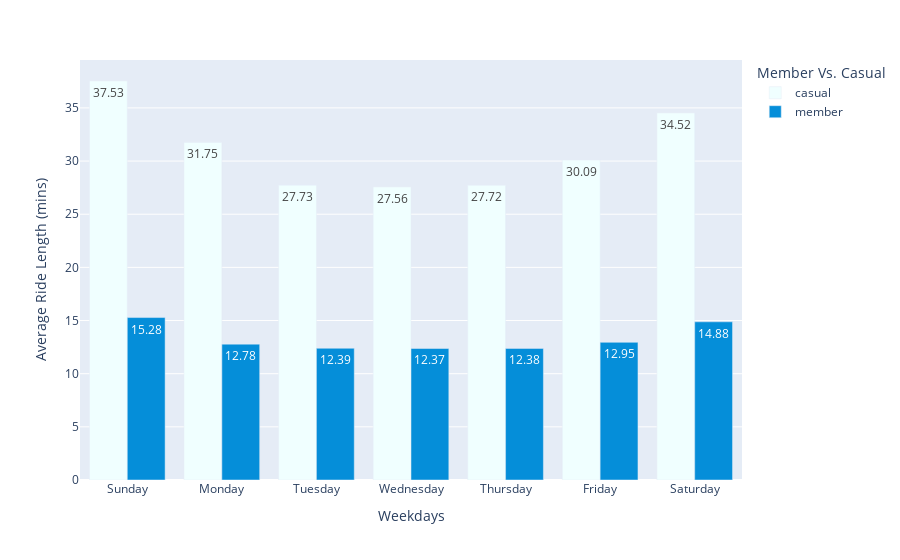

This figure's notebook cell:
### Code cell
# Plotting..
px.bar(figure5, x = 'day_of_week', y = 'ride_length',
        color = 'member_casual',
        barmode='group',
        text = 'ride_length', 
        labels = {'ride_length': 'Average Ride Length (mins)', 'member_casual': 'Member Vs. Casual', 'day_of_week': 'Weekdays'},
        hover_name = 'member_casual', hover_data = {'member_casual': False, 'ride_length': True}, 
        color_discrete_map = {'casual': '#F0FFFF', 'member': '#058ED9'})

### Figure 1 — Plotly figure (JSON) as saved in the notebook; plotly's stock layout.template omitted (floating-point values rounded to 4 significant figures)
{"data": [{"alignmentgroup": "True", "customdata": [["casual"], ["casual"], ["casual"], ["casual"], ["casual"], ["casual"], ["casual"]], "hovertemplate": "<b>%{hovertext}</b><br><br>Weekdays=%{x}<br>Average Ride Length (mins)=%{text}<extra></extra>", "hovertext": ["casual", "casual", "casual", "casual", "casual", "casual", "casual"], "legendgroup": "casual", "marker": {"color": "#F0FFFF", "pattern": {"shape": ""}}, "name": "casual", "offsetgroup": "casual", "orientation": "v", "showlegend": true, "text": [37.53, 31.75, 27.73, 27.56, 27.72, 30.09, 34.52], "textposition": "auto", "type": "bar", "x": ["Sunday", "Monday", "Tuesday", "Wednesday", "Thursday", "Friday", "Saturday"], "xaxis": "x", "y": [37.53, 31.75, 27.73, 27.56, 27.72, 30.09, 34.52], "yaxis": "y"}, {"alignmentgroup": "True", "customdata": [["member"], ["member"], ["member"], ["member"], ["member"], ["member"], ["member"]], "hovertemplate": "<b>%{hovertext}</b><br><br>Weekdays=%{x}<br>Average Ride Length (mins)=%{text}<extra></extra>", "hovertext": ["member", "member", "member", "member", "member", "member", "member"], "legendgroup": "member", "marker": {"color": "#058ED9", "pattern": {"shape": ""}}, "name": "member", "offsetgroup": "member", "orientation": "v", "showlegend": true, "text": [15.28, 12.78, 12.39, 12.37, 12.38, 12.95, 14.88], "textposition": "auto", "type": "bar", "x": ["Sunday", "Monday", "Tuesday", "Wednesday", "Thursday", "Friday", "Saturday"], "xaxis": "x", "y": [15.28, 12.78, 12.39, 12.37, 12.38, 12.95, 14.88], "yaxis": "y"}], "layout": {"barmode": "group", "legend": {"title": {"text": "Member Vs. Casual"}, "tracegroupgap": 0}, "margin": {"t": 60}, "xaxis": {"anchor": "y", "domain": [0, 1], "title": {"text": "Weekdays"}}, "yaxis": {"anchor": "x", "domain": [0, 1], "title": {"text": "Average Ride Length (mins)"}}}}
